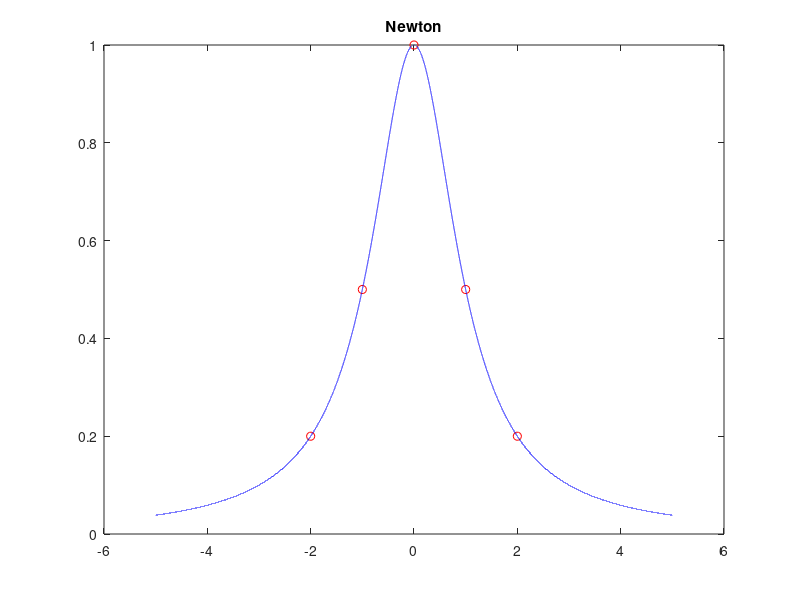

This chart was generated by the following MATLAB code:
f = @(x)(1./(1+x.^2)); %función
a = -2; %punto uno de interpolacion
b = 2;  %punto dos de interpolacion
k = 5;  %numero de puntos a considerar
h = ((b-a)/(k-1)); %tamaño de paso separacion entre cada punto deseado
xn = a+(0:(k-1))*h  %valores en x
yn = [f(xn)]  %valores en y

A = ones(k,1); %matriz de una columna y tantas filas como puntos
for i = 1:(k-1)
  A = [A A(:,i).*(xn-xn(i))'];
end
A
x = (a-3):.0001:(b+3);
plot(xn,yn,'ro',x,f(x),'b' )
title("Newton")
